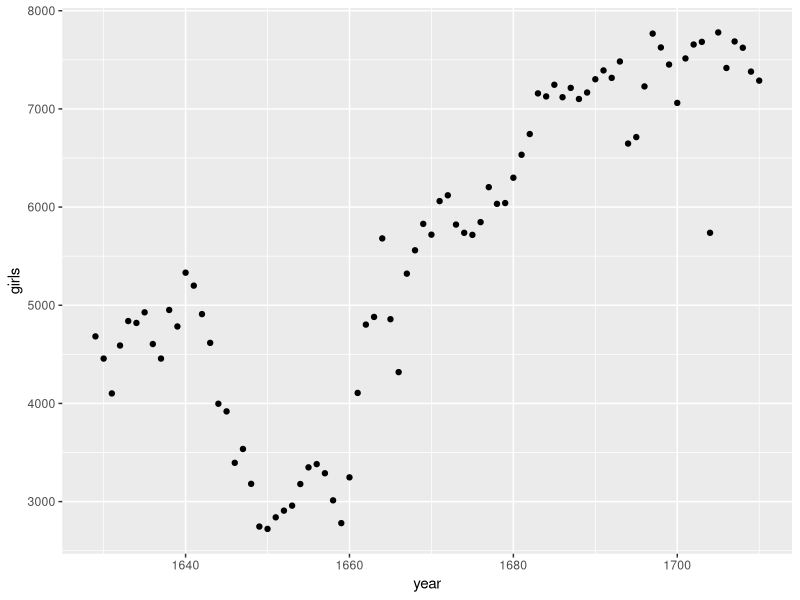

Reproduce this figure in R.
## ---- chunk 1
# DO NOT EDIT THIS
knitr::opts_chunk$set(eval = FALSE)
library(tidyverse)
## ---- chunk 2
365 * 112
## ---- chunk 3
library(tidyverse)
## ---- chunk 4
arbuthnot <- read_csv("data/arbuthnot.csv")
## ---- chunk 5
arbuthnot
## ---- chunk 6
glimpse(arbuthnot)
## ---- chunk 7
glimpse(arbuthnot)
## ---- chunk 8
arbuthnot$boys
## ---- chunk 9
5218 + 4683
## ---- chunk 10
arbuthnot$boys + arbuthnot$girls
## ---- chunk 11
ggplot(arbuthnot, aes(x = year, y = girls)) +
  geom_point()
